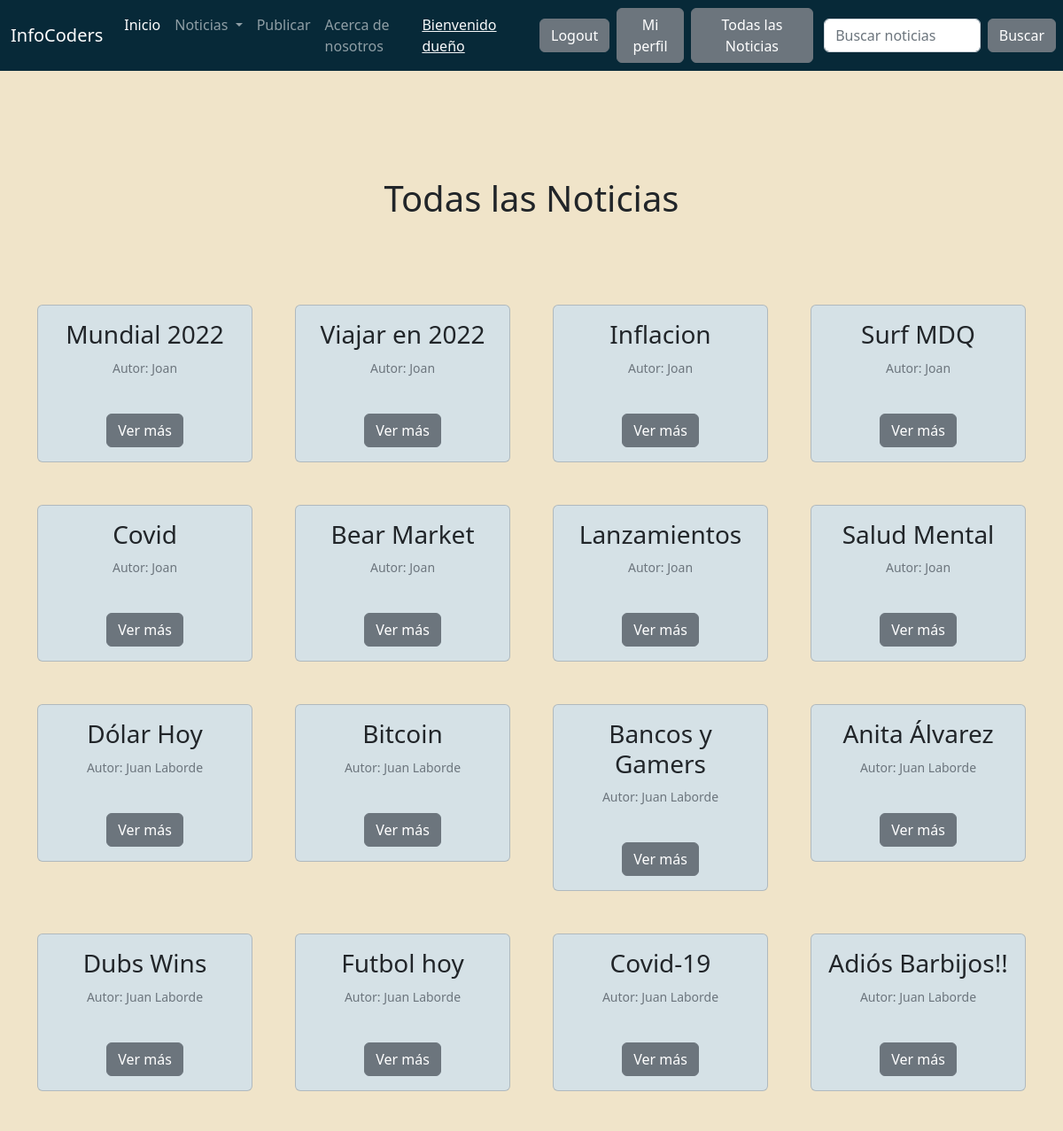
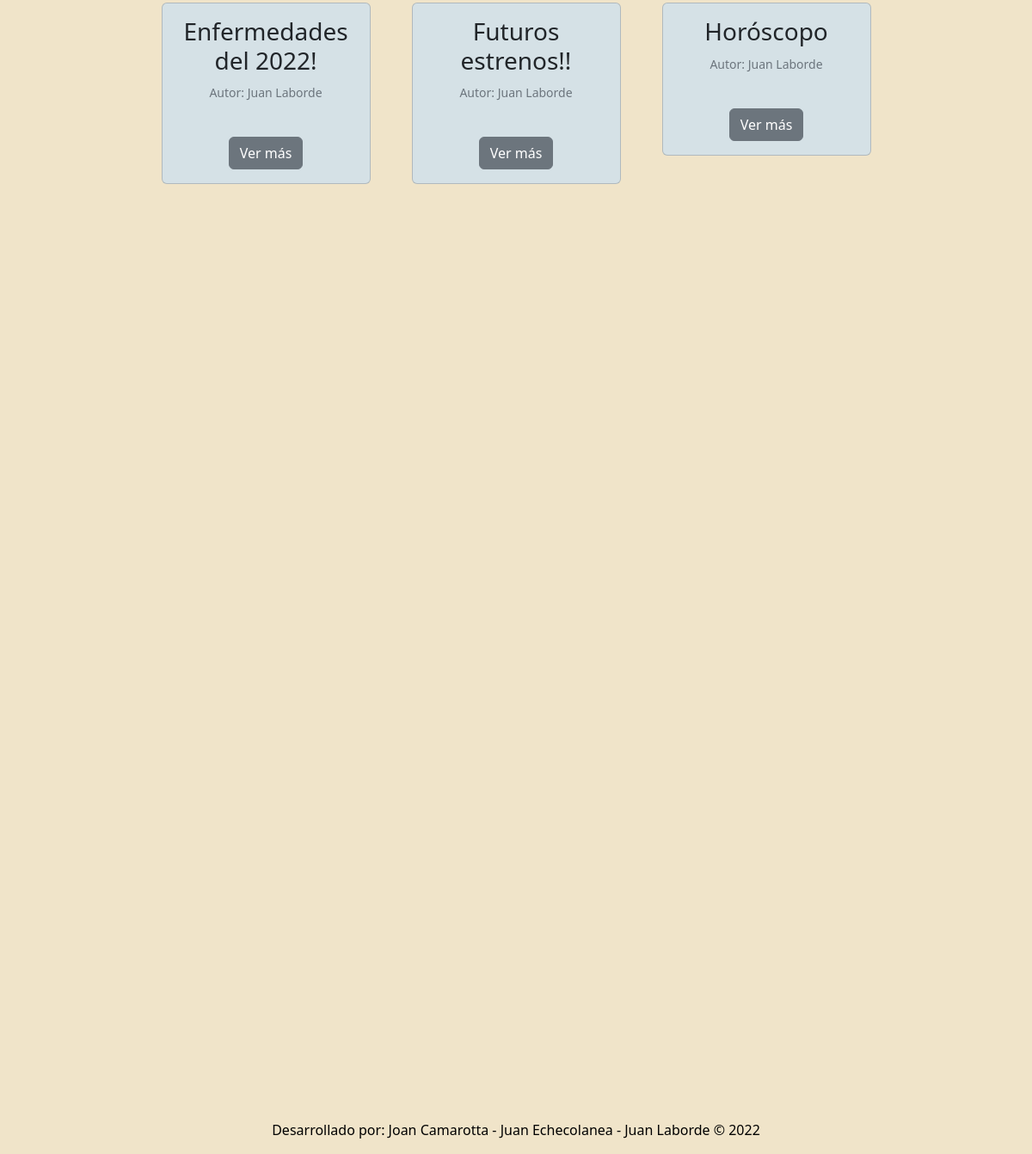
The app's page /noticias/todas-las-noticias/ (signed in) with its own data (2 pictures, top to bottom).
### blog/models.py (models this page shows, shortened)
class Note(models.Model):
    title = models.CharField(max_length=100, blank=True, null=True)
    subtitle = models.CharField(max_length=100)
    author = models.CharField(max_length=50)
    publish_date = models.DateField(default=now)
    text = models.TextField(blank=True)
    category = models.ForeignKey('Categoria', on_delete=models.CASCADE, related_name='blog')
    image = models.ImageField(upload_to='note_image', blank = True, null = True)
    is_active = models.BooleanField(default=True, blank = True)
    class Meta:
        verbose_name = 'Nota'
        verbose_name_plural = 'Notas'

### blog/views.py (the view)
# urls.py: path('todas-las-noticias/', List_posts.as_view(), name = 'list_posts'),
class List_posts(ListView):
    model = Note
    template_name = 'bd.html'
    queryset = Note.objects.all()

### templates/bd.html (shortened to what this page needs)
{% extends 'base.html' %}
{% load static %}
{% block content %}
<br><br><br>
<h1
class="fw-bopld text-center py-5"> Todas las Noticias
</h1>
<div class="container px-8 px-lg-7 mt-5" style="width: 1200px;">
  <div class="row gx-4 gx-lg-5 row-cols-2 row-cols-md-3 row-cols-xl-4 justify-content-center">
    {% for note in object_list %}
      <div class="col mb-5">
          <div class="card h-120" style="background-color:#d5e1e6">
              <div class="card-body p-6">
                  <div class="text-center">
                      <h3><class="fw-bolder">{{note.title}}<br></h3>
                      <p class="card-text"><small class="text-muted">Autor: {{note.author}}</small></p>
                      <br>
                      <a href="/noticias/leer-noticia/{{note.id}}/" class="btn btn-secondary">Ver más</a>
                  </div>
              </div>
          </div>
        </div>
        {% endfor %}
      </div>
    </div>
    <br>
    <br>
    <br>
    <br>
    <br>
    <br>
    <br>
    <br>
    <br>
    <br>
    <br>
    <br>
    <br>
    <br>
    <br>
  {% endblock %}

### templates/base.html (shortened to what this page needs)
<!doctype html>
<html lang="en">
  <head>
    <link href="https://cdn.jsdelivr.net/npm/bootstrap@5.2.0-beta1/dist/css/bootstrap.min.css" rel="stylesheet">
  </head>
  <body>
    {% load static %}
    <nav class="navbar navbar-expand-lg navbar-dark" style="background-color: #072938;">
        <div class="container-fluid">
          <a class="navbar-brand">InfoCoders</a>
          <div class="collapse navbar-collapse" id="navbarSupportedContent">
            <ul class="navbar-nav me-auto mb-2 mb-lg-0">
              <li class="nav-item">
                <a class="nav-link active" aria-current="page" href="/index/">Inicio</a>
              <li class="nav-item dropdown">
                <a class="nav-link dropdown-toggle" href="#" id="navbarDropdown" role="button" data-bs-toggle="dropdown" aria-expanded="false">
                  Noticias
                </a>
                {% if request.user.is_authenticated %}
                <li class="nav-item">
                  <a class="nav-link" href="/noticias/crear-nota/">Publicar</a>
                </li>
                {% endif %}
                  <li class="nav-item">
                    <a class="nav-link" href="/sobre-nosotros/">Acerca de nosotros</a>
                  </li>
                </div>
                  <ul class="navbar-nav me-auto mb-2 mb-lg-0">
                  <div class="collapse navbar-collapse" id="navbarSupportedContent">
                        {% if request.user.is_authenticated %}
                        <li class="nav-item">
                          <a class="text-light" style="margin-right: 1rem;">
                          <h7>Bienvenido {{request.user.username}} </h7></a>
                        </li>
                        <li class="nav-item">
                            <a class="btn btn-secondary me-2" href="/cuenta/cerrar-sesion/">Logout</a>
                        </li>
                        <li class="nav-item">
                          <a class="btn btn-secondary me-2" href="/cuenta/perfil/">Mi perfil</a>
                      </li>
                        <li class="nav-item">
                          <a class="btn btn-secondary" href="/noticias/todas-las-noticias/">Todas las Noticias</a>
                      </li>
                        {% endif %}
                      </ul>
          </div>
    <form class="d-flex" role="search" action="/noticias/buscar/" metod= "GET">
    <input class="form-control me-2" type = "text" placeholder = "Buscar noticias" name = 'search' aria-label = "Search">
    <button class="btn btn-secondary me-2" type="submit">Buscar</button>
  </form>
      </nav>
      {% block content %}
      {% endblock %}
  </body>
  <footer>
    <br>
    <br>
    <br>
    <br>
    <br>
    <br>
    <br>
    <br>
    <br>
    <br>
    <br>
    <br>
    <br>
    <br>
    <br>
    <br>
    <br>
    <br>
    <br>
    <br>
    <br>
    <br>
    <br>
    <br>
    <br>
    <br>
    <br>
    <br>
    <div class="sticky-xxl-bottom m-2 text-center text-black">
      <p>Desarrollado por: Joan Camarotta - Juan Echecolanea - Juan Laborde &copy 2022</p>
      </div>
  </footer>
</html>

### templates/base.html (style rules this page uses)
body { background-color: #f0e4c9; margin: 0; }

### records on screen
Note: title "Mundial 2022", author "Joan"
Note: title "Viajar en 2022", author "Joan"
Note: title "Inflacion", author "Joan"
Note: title "Surf MDQ", author "Joan"
Note: title "Covid", author "Joan"
Note: title "Bear Market", author "Joan"
Note: title "Lanzamientos", author "Joan"
Note: title "Salud Mental", author "Joan"
Note: title "Dólar Hoy", author "Juan Laborde"
Note: title "Bitcoin", author "Juan Laborde"
Note: title "Bancos y Gamers", author "Juan Laborde"
Note: title "Anita Álvarez", author "Juan Laborde"
Note: title "Dubs Wins", author "Juan Laborde"
Note: title "Futbol hoy", author "Juan Laborde"
Note: title "Covid-19", author "Juan Laborde"
Note: title "Adiós Barbijos!!", author "Juan Laborde"
Note: title "Enfermedades del 2022!", author "Juan Laborde"
Note: title "Futuros estrenos!!", author "Juan Laborde"
Note: title "Horóscopo", author "Juan Laborde"

### other values on screen
{{ request.user.username }} "dueño"
